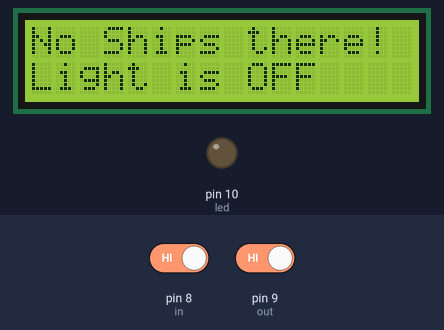
This sketch was run on a simulated Arduino Uno, built with avr-gcc and run on an emulated ATmega328P. Parts: 16×2 character LCD, output pins drawn as LEDs (lit = HIGH). The inputs (shaded band) are chosen by the test bench; at power-on: pin 8 (in) HIGH, pin 9 (out) HIGH.

Above: at 3.2 s.
3.3 s: pin 8 (in) driven LOW
At 3.7 s:
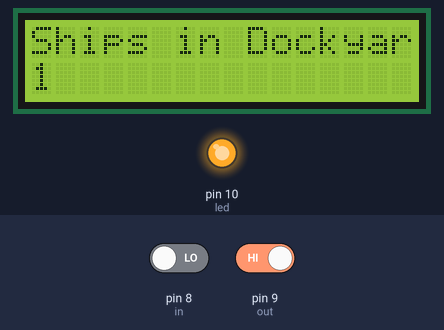
6.3 s: pin 9 (out) driven LOW
At 8.1 s:
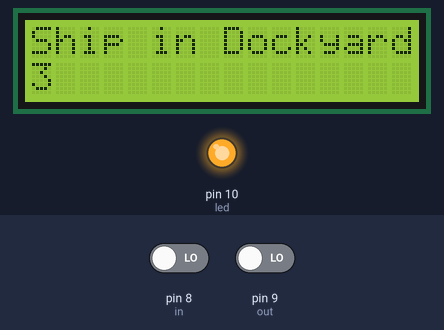
9.3 s: pin 8 (in) driven HIGH
At 11.1 s:
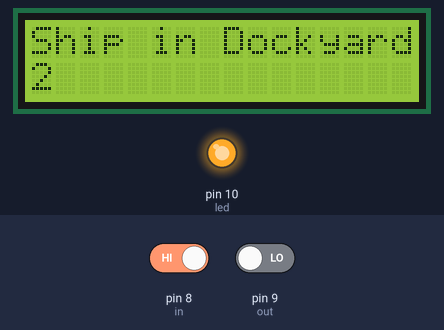
12.3 s: pin 8 (in) driven LOW and pin 9 (out) driven HIGH
At 13.1 s:
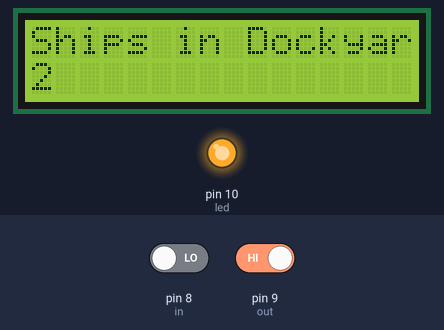
15.3 s: pin 9 (out) driven LOW
At 17.1 s:
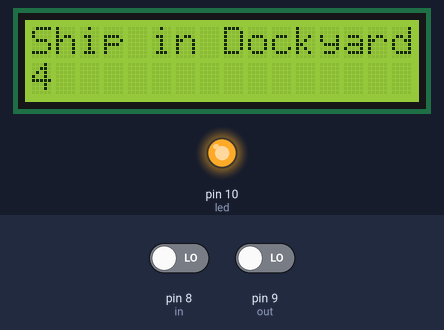
18.3 s: pin 9 (out) driven HIGH
At 20.9 s:
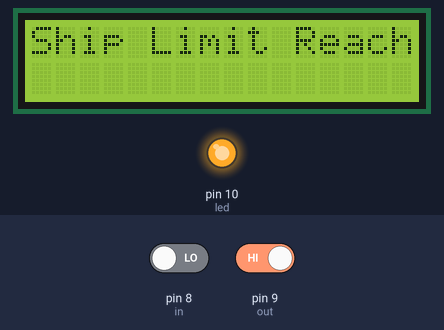
Timing chart, 0 to 22.3 s (numbered marks = the images above; inputs shaded):
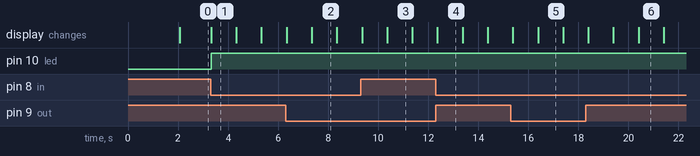

Measured:
- after the input at 3.3 s, pin 10 (led): LOW → HIGH at once; the display: changes at once (image 1)
- after the input at 6.3 s, the display: first differs from a run without the input after 1.0 s (image 2)
- after the input at 9.3 s, the display: first differs from a run without the input after 1.1 s (image 3)
- after the input at 12.3 s, pin 10 (led): stays HIGH (without the input it goes to LOW after 1.1 s); the display: changes after 0.07 s (image 4)
- after the input at 15.3 s, the display: first differs from a run without the input after 1.1 s (image 5)
- after the input at 18.3 s, the display: first differs from a run without the input after 2.1 s (image 6)
- what the display in image 1 shows lasts 1.0 s, from 3.3 s to 4.3 s

The sketch:

BidirectionalShipCounter.ino
```cpp
#include<LiquidCrystal.h>
LiquidCrystal lcd(2,3,4,5,6,7);
#define in 8
#define out 9
#define led 10
int count=0;
void setup()
{
     lcd.begin(16,2);
     lcd.print("Ship Counter");
     delay(2000);
     pinMode(in, INPUT);
     pinMode(out, INPUT);
     pinMode(led, OUTPUT);
     lcd.clear();
     lcd.print("Ship in Dockyard:");
     lcd.setCursor(0,1);
     lcd.print(count);
  }
  void loop()
  {
     int in_value = digitalRead(in);
     int out_value = digitalRead(out);
     if(in_value == LOW)
     {
         count++;
         lcd.clear();
         lcd.print("Ships in Dockyard:");
         lcd.setCursor(0,1);
         lcd.print(count);
         delay(1000);
     }
     if(out_value == LOW)
     {
         count--;
         lcd.clear();
         lcd.print("Ship in Dockyard:");
         lcd.setCursor(0,1);
         lcd.print(count);
         delay(1000);
     }
     if(count==0)
     {
         lcd.clear();
         digitalWrite(led, LOW);
         lcd.clear();
         lcd.print("No Ships there!");
         lcd.setCursor(0,1);
         lcd.print("Light is OFF");
         delay(200);
     }
  //Special case: When the number of people exceed the limit of 5
    if(count==5)
    {
       lcd.clear();
       lcd.print("Ship Limit Reach");
       delay(1000);
    }
    else
    {
      digitalWrite(led, HIGH);
    }
}
```
